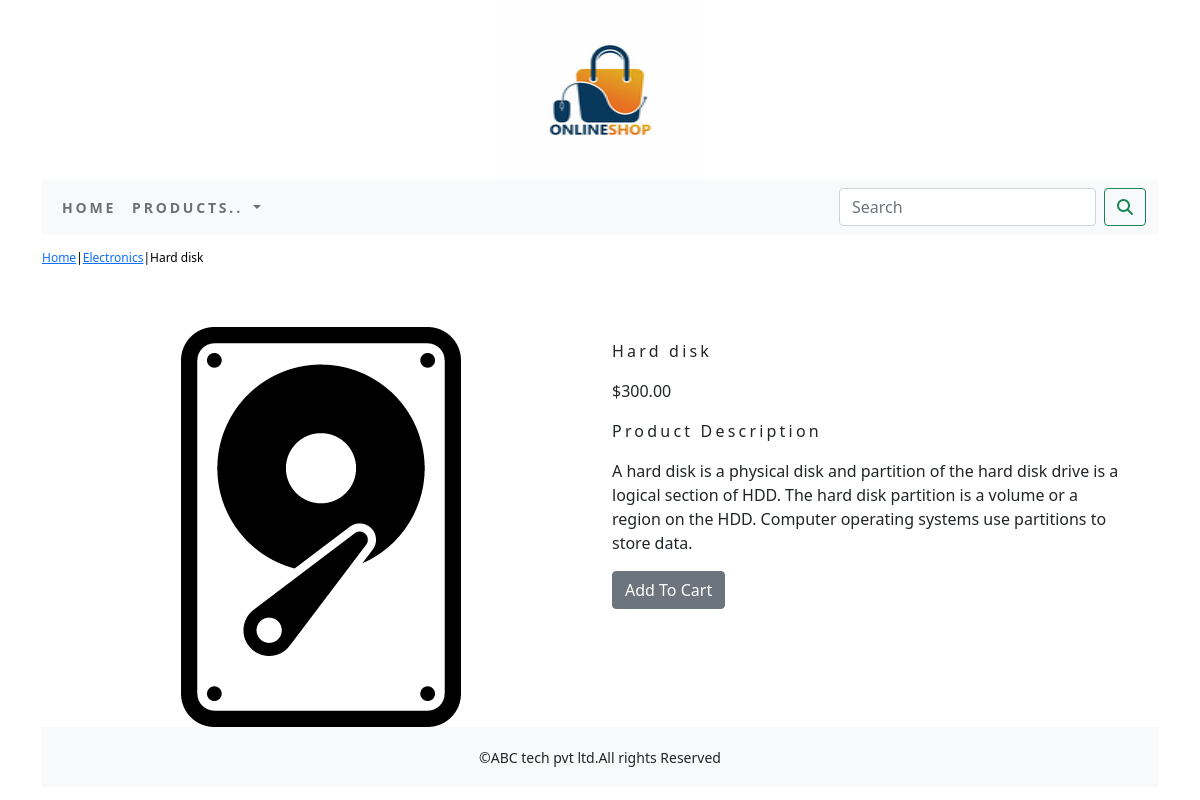
Page /shop/electronics/hard-disk/ on the committed database.
### shop/models.py (models this page shows, shortened)
class Product (models.Model):
    name = models.CharField(max_length=250,unique=True)
    slug = models.SlugField(max_length=250,unique=True)
    description = models.TextField(blank=True)
    price = models.DecimalField(max_digits=10,decimal_places=2)
    category = models.ForeignKey(Category,on_delete=models.CASCADE)
    image = models.ImageField(upload_to='product',blank=True)
    stock = models.IntegerField()
    available = models.BooleanField(default=True)
    created = models.DateTimeField(auto_now_add=True)
    update = models.DateTimeField(auto_now=True)
    class Meta:
        ordering = ('name',)
        verbose_name = 'product'
        verbose_name_plural = 'produts'

class Category(models.Model) :
    name = models.CharField(max_length=250,unique=True)
    slug = models.SlugField(max_length=250,unique=True)
    description = models.TextField(blank=True)
    image = models.ImageField(upload_to='category',blank=True)
    class Meta:
        ordering = ('name',)
        verbose_name = 'category'
        verbose_name_plural = 'categories'
    def get_url(self):
            return reverse('shop:products_by_category',args=[self.slug])
    def __str__(self):
        return '{}'.format(self.name)

### shop/views.py (the view)
# urls.py: path('<slug:c_slug>/<slug:product_slug>/',views.proDetail,name='prodcatdetail')
def proDetail(request,c_slug,product_slug):
    try:
        product=Product.objects.get(category__slug=c_slug,slug=product_slug)
    except Exception as e:
        raise e
    return render(request,'product.html',{'product':product})

### cart/context_processors.py (called while the page is built)
def counter(request):
    item_count=0
    if 'admin' in request.path:
        return {}
    else:
        try:
            cart=Cart.objects.filter(cart_id=_cart_id(request))
            cart_items=CartItem.objects.all().filter(cart=cart[:1])
            for cart_item in cart_items:
                item_count += cart_item.quantity
        except cart.DoesNotExist:
            item_count=0
    return dict(item_count=item_count)

### cart/views.py (called while the page is built)
def _cart_id(request):
    cart = request.session.session_key
    if not cart:
        cart = request.session.create()
    return cart

### shop/context_processors.py (called while the page is built)
def menu_links(request):
    links=Category.objects.all()
    return dict(links=links)

### templates/product.html (shortened to what this page needs)
{% extends 'base.html' %}
{% load static %}
{% block content %}
<div>
    <div class="row my_prod_row_class">
        <div class="mx_auto">
        <p><a href="{% url 'shop:allprodcat' %}">Home</a>|<a href="{{product.category.get_url}}">{{product.category}}</a>|{{product.name}}</p>
    </div>
</div>
<div class="container">
<br>
<div class="row">
    <div class="col-12 col-sm-12 col-md-12 col-lg-6 text-center">
        <div style="min-width:18rem;">
            <img src="{{product.image.url}}"alt="{{product.name}}">
        </div>
    </div>
    <div class="col-12 col-sm-12 col-md-12 col-lg-6">
        <div>
            <h1 class="my_prod_title">{{product.name}}</h1>
            <p>${{product.price}}</p>
            <p class="my_title">Product Description</p>
            <p class="text-justify my_prod_text">{{product.description}}</p>
            {% if product.stock <= 0 %}
            <p class="text-justify my_prod_text"><b>Out Of Stock</b></p>
            {% else %}
            <a class="btn btn-secondary" href="{% url 'cart:add_cart' product.id %}">Add To Cart</a>
            {% endif %}
        </div>
    </div>
</div>
</div>
{% endblock %}

### static/css/custom.css (style rules this page uses)
body { font-family: 'Roboto', sans-serif; }
.my_title { font-size:16px; text_transform:uppercase; letter-spacing:.2em; }
.my_prod_row_class { padding-top:15px; padding-bottom:20px }
.my_prod_row_class .mx_auto { color:#000; font-size:12px; text-decoration:none; }
.my_prod_title { font-size:16px; text_transform:uppercase; letter-spacing:.2em; padding-top:15px; padding-bottom:10px; }
.my_prod_text { padding-right:20px; }

### rows in the picture
Product: category "Electronics", name "Hard disk", image (picture), price "300.00", description "A hard disk is a physical disk and partition of the hard disk drive is a logical section of HDD. The hard disk partition is a volume or a region on the HDD. Computer operating systems use partitions to store data."
